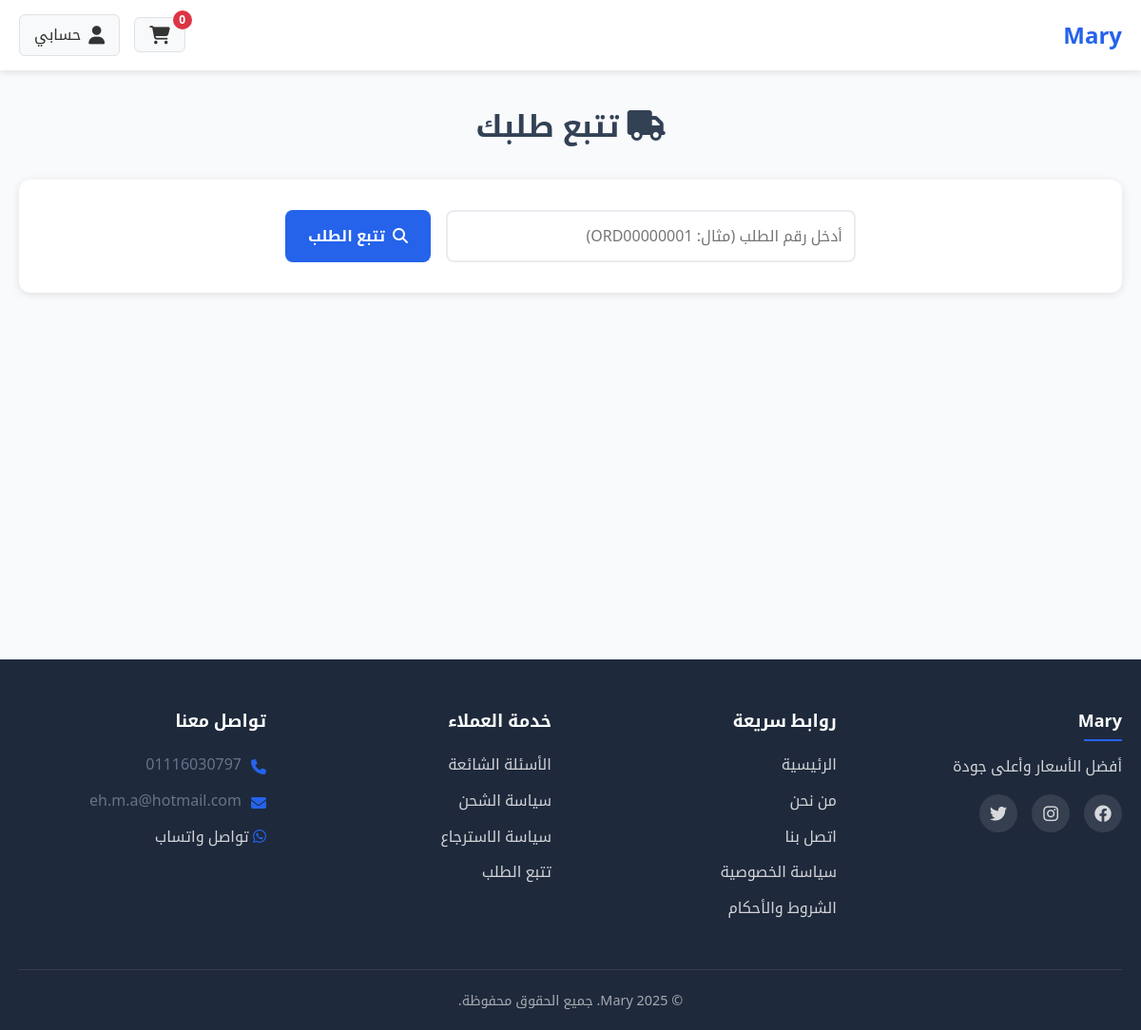
The page /track-order.php on the database its author committed.
### tables this page shows
CREATE TABLE `settings` (
  `id` int(11) NOT NULL,
  `setting_key` varchar(100) NOT NULL,
  `setting_value` text DEFAULT NULL,
  `setting_type` enum('text','number','boolean','json') DEFAULT 'text',
  `created_at` timestamp NOT NULL DEFAULT current_timestamp(),
  `updated_at` timestamp NOT NULL DEFAULT current_timestamp() ON UPDATE current_timestamp()
);

### functions.php (called while the page is built, shortened)
<?php
require_once 'config.php';
function getCartCount() {
    $count = 0;
    return $count;
}
if (!function_exists('getSetting')) {
    function getSetting($key, $default = '') {
        global $pdo;
        try {
            $stmt = $pdo->prepare("SELECT setting_value FROM settings WHERE setting_key = ?");
            $stmt->execute([$key]);
            $result = $stmt->fetchColumn();
            return $result !== false ? $result : $default;
        } catch (Exception $e) {
            return $default;
        }
    }
}
 ?>

### track-order.php (the view, shortened to what this page needs)
<?php
require_once 'functions.php';
$storeName = getSetting('store_name', 'متجر إلكتروني');
$storeDescription = getSetting('store_description', '');
?>
<!DOCTYPE html>
<html lang="ar" dir="rtl">
<head>
    <link rel="stylesheet" href="assets/css/styles.css">
    <link rel="stylesheet" href="https://cdnjs.cloudflare.com/ajax/libs/font-awesome/6.4.0/css/all.min.css">
</head>
<body>
    <header class="site-header">
        <div class="container">
            <div class="header-content">
                <div class="logo">
                    <a href="index.php">
                        <h1><?= htmlspecialchars($storeName) ?></h1>
                    </a>
                </div>
                <div class="header-actions">
                    <a href="cart.php" class="cart-btn">
                        <i class="fas fa-shopping-cart"></i>
                        <span class="cart-count"><?= getCartCount() ?></span>
                    </a>
                    <a href="account.php" class="user-btn">
                        <i class="fas fa-user"></i>
                        <span>حسابي</span>
                    </a>
                </div>
            </div>
        </div>
    </header>
    <main class="tracking-page">
        <div class="container">
            <h1 class="text-center" style="margin-bottom: 2rem;">
                <i class="fas fa-truck"></i>
                تتبع طلبك
            </h1>
            <div class="search-box">
                <form method="post" action="track-order.php">
                    <div style="display: flex; gap: 1rem; max-width: 600px; margin: 0 auto;">
                        <input type="text" name="order_number"
                               placeholder="أدخل رقم الطلب (مثال: ORD00000001)"
                               value="<?= htmlspecialchars($_POST['order_number'] ?? $_GET['order'] ?? '') ?>"
                               style="flex: 1; padding: 12px; border: 2px solid #e9ecef; border-radius: 8px;"
                               required>
                        <button type="submit" class="btn btn-primary" style="padding: 12px 24px;">
                            <i class="fas fa-search"></i> تتبع الطلب
                        </button>
                    </div>
                </form>
            </div>
        </div>
    </main>
    <footer class="site-footer">
        <div class="container">
            <div class="footer-content">
                <div class="footer-section">
                    <h3><?= htmlspecialchars($storeName) ?></h3>
                    <p><?= htmlspecialchars($storeDescription) ?></p>
                    <div class="social-links">
                        <?php if ($fb = getSetting('facebook_url')): ?>
                            <a href="<?= htmlspecialchars($fb) ?>" target="_blank"><i class="fab fa-facebook"></i></a>
                        <?php endif; ?>
                        <?php if ($ig = getSetting('instagram_url')): ?>
                            <a href="<?= htmlspecialchars($ig) ?>" target="_blank"><i class="fab fa-instagram"></i></a>
                        <?php endif; ?>
                        <?php if ($tw = getSetting('twitter_url')): ?>
                            <a href="<?= htmlspecialchars($tw) ?>" target="_blank"><i class="fab fa-twitter"></i></a>
                        <?php endif; ?>
                    </div>
                </div>
                <div class="footer-section">
                    <h4>روابط سريعة</h4>
                    <ul>
                        <li><a href="index.php">الرئيسية</a></li>
                        <li><a href="about.php">من نحن</a></li>
                        <li><a href="contact.php">اتصل بنا</a></li>
                        <li><a href="privacy.php">سياسة الخصوصية</a></li>
                        <li><a href="terms.php">الشروط والأحكام</a></li>
                    </ul>
                </div>
                <div class="footer-section">
                    <h4>خدمة العملاء</h4>
                    <ul>
                        <li><a href="faq.php">الأسئلة الشائعة</a></li>
                        <li><a href="shipping.php">سياسة الشحن</a></li>
                        <li><a href="returns.php">سياسة الاسترجاع</a></li>
                        <li><a href="track.php">تتبع الطلب</a></li>
                    </ul>
                </div>
                <div class="footer-section">
                    <h4>تواصل معنا</h4>
                    <ul class="contact-info">
                        <li><i class="fas fa-phone"></i> <?= getSetting('store_phone', '') ?></li>
                        <li><i class="fas fa-envelope"></i> <?= getSetting('store_email', '') ?></li>
                        <?php if ($whatsapp = getSetting('whatsapp_number')): ?>
                            <li>
                                <a href="https://wa.me/<?= $whatsapp ?>" target="_blank">
                                    <i class="fab fa-whatsapp"></i> تواصل واتساب
                                </a>
                            </li>
                        <?php endif; ?>
                    </ul>
                </div>
            </div>
            <div class="footer-bottom">
                <p>&copy; <?= date('Y') ?> <?= htmlspecialchars($storeName) ?>. جميع الحقوق محفوظة.</p>
            </div>
        </div>
    </footer>
</body>
</html>

### track-order.php (style rules this page uses)
.tracking-page { padding: 2rem 0; min-height: 70vh; }
.search-box { background: white; padding: 2rem; border-radius: 12px; margin-bottom: 2rem; box-shadow: 0 2px 10px rgba(0,0,0,0.1); }

### rows shown on the page
settings: setting_value "Mary"
settings: setting_value "أفضل الأسعار وأعلى جودة"
settings: setting_value "01116030797"
settings: setting_value "eh.m.a@hotmail.com"

### other values the page prints
getCartCount() "0"
